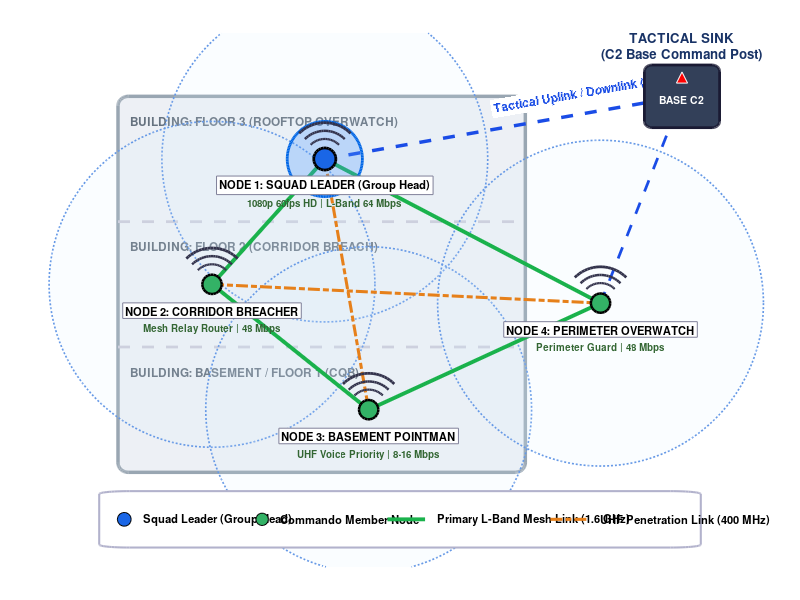

MATLAB code for this plot:
%% visualize_tactical_mesh_network.m
%  HIGH-IMPACT TACTICAL AD-HOC MESH NETWORK ARCHITECTURE VISUALIZER
%  Matches military / academic cluster mesh standards:
%    - Mobile Commando Nodes with Dual-Band RF Radii
%    - Squad Leader (Group Head / Cluster Head) in Blue Halo
%    - Interconnected Multi-Path Wireless Mesh Links (Full Ad-Hoc Web)
%    - Tactical Sink / Ground Base Station (C2 Command Post)
%    - Obstacle Environment (Reinforced Concrete Building Floors)
%  Tactical PHY Mesh — ARYA-mgc
%
%  Usage: >> visualize_tactical_mesh_network

clc;
fprintf('=================================================================\n');
fprintf('  GENERATING HIGH-IMPACT TACTICAL MESH ARCHITECTURE VISUALIZATION\n');
fprintf('  Tactical PHY Mesh — ARYA-mgc — Dual-Band Helmet Antenna System\n');
fprintf('=================================================================\n\n');

%% Create Large Widescreen Figure
fig = figure('Name', 'Tactical Ad-Hoc Mesh Network Architecture', 'Color', 'w', ...
             'Position', [60 40 1300 820], 'Units', 'pixels');

ax = axes('Position', [0.03 0.04 0.94 0.92]);
hold on; axis equal;
xlim([0 120]); ylim([0 85]);
set(gca, 'Color', [0.98 0.98 1], 'XColor', 'none', 'YColor', 'none');

%% 1. TACTICAL ENVIRONMENT ZONES (BUILDING & PERIMETER)
% Building Concrete Structure (Left-Center)
rectangle('Position', [15 15 65 60], 'FaceColor', [0.93 0.94 0.96], ...
          'EdgeColor', [0.6 0.65 0.7], 'LineWidth', 2.5, 'Curvature', [0.05 0.05]);
% Floor partitions
line([15 80], [35 35], 'Color', [0.8 0.8 0.85], 'LineWidth', 2, 'LineStyle', '--');
line([15 80], [55 55], 'Color', [0.8 0.8 0.85], 'LineWidth', 2, 'LineStyle', '--');

text(17, 71, 'BUILDING: FLOOR 3 (ROOFTOP OVERWATCH)', 'FontWeight', 'bold', 'FontSize', 8.5, 'Color', [0.4 0.45 0.5]);
text(17, 51, 'BUILDING: FLOOR 2 (CORRIDOR BREACH)',    'FontWeight', 'bold', 'FontSize', 8.5, 'Color', [0.4 0.45 0.5]);
text(17, 31, 'BUILDING: BASEMENT / FLOOR 1 (CQB)',     'FontWeight', 'bold', 'FontSize', 8.5, 'Color', [0.4 0.45 0.5]);

%% 2. NODE COORDINATES
% Node 1: Squad Leader / Group Head (Rooftop)
n1 = [48, 65];
% Node 2: Breacher (Floor 2 Corridor)
n2 = [30, 45];
% Node 3: Pointman (Basement Deep Penetration)
n3 = [55, 25];
% Node 4: Perimeter Guard (Outside Building)
n4 = [92, 42];
% Tactical Sink / Base Station (Command Post)
sink = [105, 75];

nodes = [n1; n2; n3; n4];

%% 3. RF COVERAGE BUBBLES (DUAL-BAND PROPAGATION RINGS)
% Large UHF 380-400 MHz penetrating radius (dashed circles)
theta = linspace(0, 2*pi, 150);
for i = 1:4
    r_uhf = 26; % Penetrating UHF range
    patch(nodes(i,1) + r_uhf*cos(theta), nodes(i,2) + r_uhf*sin(theta), ...
          [0.85 0.92 1], 'FaceAlpha', 0.12, 'EdgeColor', [0.4 0.6 0.9], ...
          'LineStyle', ':', 'LineWidth', 1.2);
end

%% 4. INTERCONNECTED WIRELESS MESH WEB (CRISS-CROSSING FULL MESH LINKS)
% Draw active ad-hoc links with signal strength & throughput indication
mesh_links = [
    1, 2; % Node 1 <-> Node 2
    2, 3; % Node 2 <-> Node 3
    3, 4; % Node 3 <-> Node 4
    4, 1; % Node 4 <-> Node 1 (Closed ring)
    1, 3; % Node 1 <-> Node 3 (Direct UHF Penetration cross-link!)
    2, 4; % Node 2 <-> Node 4 (Cross-link overwatch)
];

% Solid Green = High-Rate L-Band (1.6 GHz, 64 Mbps)
% Dashed Orange = UHF Penetrating Link (400 MHz, Voice Priority)
for k = 1:size(mesh_links, 1)
    pA = nodes(mesh_links(k,1), :);
    pB = nodes(mesh_links(k,2), :);
    
    if (mesh_links(k,1)==1 && mesh_links(k,3-1)==3) || (mesh_links(k,1)==2 && mesh_links(k,2)==4)
        % Cross-floor UHF Link
        line([pA(1) pB(1)], [pA(2) pB(2)], 'Color', [0.9 0.5 0.1], ...
             'LineWidth', 2.2, 'LineStyle', '-.');
    else
        % Primary L-Band Video/Data Link
        line([pA(1) pB(1)], [pA(2) pB(2)], 'Color', [0.1 0.7 0.3], ...
             'LineWidth', 2.8, 'LineStyle', '-');
    end
end

%% 5. UPLINK / DOWNLINK TO SINK (BASE STATION)
% Long-range Dual-Band Tactical Beams to Command Sink
line([n1(1) sink(1)], [n1(2) sink(2)], 'Color', [0.1 0.3 0.9], ...
     'LineWidth', 2.5, 'LineStyle', '--');
line([n4(1) sink(1)], [n4(2) sink(2)], 'Color', [0.1 0.3 0.9], ...
     'LineWidth', 2.0, 'LineStyle', '--');

text(75, 73, 'Tactical Uplink / Downlink (Dual-Band)', ...
     'Color', [0.1 0.3 0.9], 'FontWeight', 'bold', 'FontSize', 8.5, ...
     'Rotation', 10, 'BackgroundColor', 'w', 'Margin', 2);

%% 6. DRAW TACTICAL SINK / BASE STATION ICON
% Command Post Computer / Gateway
rectangle('Position', [sink(1)-6, sink(2)-5, 12, 10], 'FaceColor', [0.2 0.25 0.35], ...
          'EdgeColor', [0.1 0.1 0.2], 'LineWidth', 2, 'Curvature', [0.2 0.2]);
text(sink(1), sink(2)+8, {'TACTICAL SINK', '(C2 Base Command Post)'}, ...
     'FontWeight', 'bold', 'FontSize', 9.5, 'HorizontalAlignment', 'center', ...
     'Color', [0.1 0.2 0.4]);

% Antenna tower icon on Sink
plot(sink(1), sink(2)+3, 'w^', 'MarkerSize', 8, 'MarkerFaceColor', 'r');
text(sink(1), sink(2)-0.5, 'BASE C2', 'Color', 'w', 'FontWeight', 'bold', ...
     'FontSize', 7.5, 'HorizontalAlignment', 'center');

%% 7. DRAW COMMANDO NODES WITH TACTICAL ICONS & BADGES
nodeTitles = {
    'NODE 1: SQUAD LEADER (Group Head)'
    'NODE 2: CORRIDOR BREACHER'
    'NODE 3: BASEMENT POINTMAN'
    'NODE 4: PERIMETER OVERWATCH'
};

nodeSpecs = {
    '1080p 60fps HD | L-Band 64 Mbps'
    'Mesh Relay Router | 48 Mbps'
    'UHF Voice Priority | 8-16 Mbps'
    'Perimeter Guard | 48 Mbps'
};

for i = 1:4
    px = nodes(i,1); py = nodes(i,2);
    
    if i == 1
        % Group Head (Leader): Glowing Blue Halo
        patch(px + 6*cos(theta), py + 6*sin(theta), [0.3 0.6 1], ...
              'FaceAlpha', 0.3, 'EdgeColor', [0 0.4 0.9], 'LineWidth', 2);
        plot(px, py, 'o', 'MarkerSize', 16, 'MarkerFaceColor', [0.1 0.4 0.9], ...
             'MarkerEdgeColor', 'k', 'LineWidth', 2);
    else
        % Member Nodes: High-Contrast Tactical Circles
        plot(px, py, 'o', 'MarkerSize', 14, 'MarkerFaceColor', [0.2 0.7 0.4], ...
             'MarkerEdgeColor', 'k', 'LineWidth', 1.8);
    end
    
    % WiFi / Radio Wave arcs above each node (Matching user reference image!)
    arc_ang = linspace(pi/4, 3*pi/4, 20);
    plot(px + 3.2*cos(arc_ang), py + 3.2*sin(arc_ang), 'Color', [0.2 0.2 0.3], 'LineWidth', 1.6);
    plot(px + 4.5*cos(arc_ang), py + 4.5*sin(arc_ang), 'Color', [0.2 0.2 0.3], 'LineWidth', 1.8);
    plot(px + 5.8*cos(arc_ang), py + 5.8*sin(arc_ang), 'Color', [0.2 0.2 0.3], 'LineWidth', 2.0);
    
    % Node Label Badge Box
    text(px, py-4.2, nodeTitles{i}, 'FontWeight', 'bold', 'FontSize', 8, ...
         'HorizontalAlignment', 'center', 'BackgroundColor', 'w', ...
         'EdgeColor', [0.5 0.5 0.6], 'Margin', 2);
    text(px, py-7.0, nodeSpecs{i}, 'FontSize', 7, 'FontWeight', 'bold', ...
         'HorizontalAlignment', 'center', 'Color', [0.2 0.4 0.2]);
end

%% 8. TACTICAL LEGEND & LIVE NETWORK TELEMETRY PANEL
% Bottom Legend Box
legendBox = rectangle('Position', [12 3 96 9], 'FaceColor', 'w', ...
                      'EdgeColor', [0.7 0.7 0.8], 'LineWidth', 1.5, 'Curvature', [0.1 0.1]);

% Legend items
plot(16, 7.5, 'o', 'MarkerSize', 10, 'MarkerFaceColor', [0.1 0.4 0.9], 'MarkerEdgeColor', 'k');
text(19, 7.5, 'Squad Leader (Group Head)', 'FontWeight', 'bold', 'FontSize', 8);

plot(38, 7.5, 'o', 'MarkerSize', 9, 'MarkerFaceColor', [0.2 0.7 0.4], 'MarkerEdgeColor', 'k');
text(41, 7.5, 'Commando Member Node', 'FontWeight', 'bold', 'FontSize', 8);

line([58 64], [7.5 7.5], 'Color', [0.1 0.7 0.3], 'LineWidth', 2.8);
text(66, 7.5, 'Primary L-Band Mesh Link (1.6 GHz)', 'FontWeight', 'bold', 'FontSize', 8);

line([84 90], [7.5 7.5], 'Color', [0.9 0.5 0.1], 'LineWidth', 2.2, 'LineStyle', '-.');
text(92, 7.5, 'UHF Penetration Link (400 MHz)', 'FontWeight', 'bold', 'FontSize', 8);

%% Save High-Resolution Image
imgOut = 'tactical_mesh_network_architecture.png';
exportgraphics(fig, imgOut, 'Resolution', 300);
fprintf('[OK] High-impact mesh network figure saved: %s (300 DPI)\n\n', imgOut);
